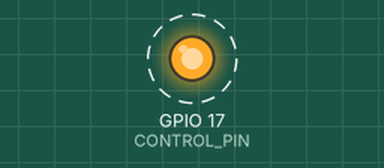
Simulated run of this program. Board: Raspberry Pi (BCM pin numbers). On the bench: output pins drawn as LEDs (lit = HIGH). Dashed ring = blinking. What the program prints to the terminal is not drawn. At 20.0 s the program stops and its outputs stay as they are.

Above: at 0.5 s.
Timing chart, 0 to 4.6 s (numbered marks = the images above):
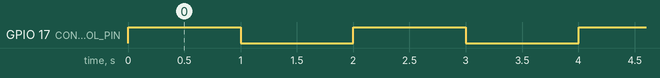

Measured:
- by itself, GPIO 17 (CONTROL_PIN): alternates HIGH for 1.0 s and LOW for 1.0 s, 20 changes in all, then stays LOW

The program:

flash_single_led.py
```python
# Simple single LED control
# program to familiarize with GPIO

"""Import Raspberry GPIO library"""
import time
from RPi import GPIO

# Set GPIO Pins as Broadcom interfaced
GPIO.setmode(GPIO.BCM)
GPIO.setwarnings(False)

# Define the GPIO control Pin
CONTROL_PIN = 17

# Set the GPIO pin as Output
GPIO.setup(CONTROL_PIN,GPIO.OUT)

print("LED control pin is set to:")
print(CONTROL_PIN)

for count in range(0, 10):
    # Set GPIO PIN to High
    GPIO.output(CONTROL_PIN, GPIO.HIGH)
    print ("LED is ON")
    time.sleep(1)

    #Set GPIO PIN to Low
    GPIO.output(CONTROL_PIN, GPIO.LOW)
    print ("LED is OFF")
    time.sleep(1)

GPIO.cleanup()
print("Clean up done")
```
